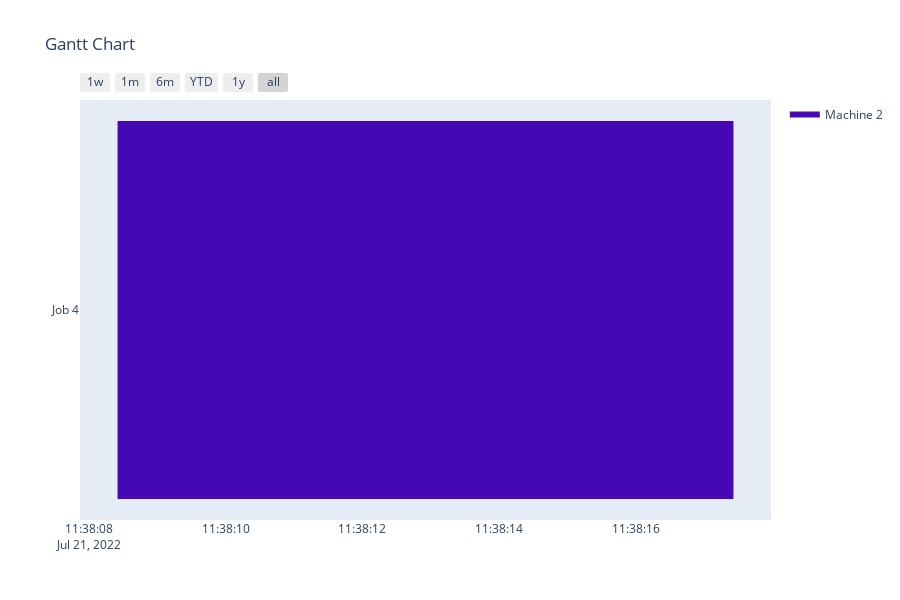

Source (notebook cell):
### Code cell
import numpy as np
legal_action=state['action_mask']
action=np.random.choice(len(legal_action), 1, p=(legal_action / legal_action.sum()))[0]
new_state, reward, done, info=env.step(action)
env.render()

### Figure 1 — Plotly figure (JSON) as saved in the notebook; plotly's stock layout.template omitted (floating-point values rounded to 4 significant figures)
{"data": [{"fill": "toself", "fillcolor": "rgb(70, 8, 181)", "hoverinfo": "name", "legendgroup": "rgb(70, 8, 181)", "mode": "none", "name": "Machine 2", "showlegend": true, "type": "scatter", "x": ["2022-07-21T11:38:08.421974", "2022-07-21T11:38:17.421974", "2022-07-21T11:38:17.421974", "2022-07-21T11:38:08.421974"], "y": [-0.2, -0.2, 0.2, 0.2]}, {"legendgroup": "rgb(70, 8, 181)", "marker": {"color": "rgb(70, 8, 181)", "opacity": 0, "size": 1}, "mode": "markers", "name": "", "showlegend": false, "text": [null, null], "type": "scatter", "x": ["2022-07-21T11:38:08.421974", "2022-07-21T11:38:17.421974"], "y": [0, 0]}], "layout": {"height": 600, "hovermode": "closest", "showlegend": true, "title": {"text": "Gantt Chart"}, "xaxis": {"rangeselector": {"buttons": [{"count": 7, "label": "1w", "step": "day", "stepmode": "backward"}, {"count": 1, "label": "1m", "step": "month", "stepmode": "backward"}, {"count": 6, "label": "6m", "step": "month", "stepmode": "backward"}, {"count": 1, "label": "YTD", "step": "year", "stepmode": "todate"}, {"count": 1, "label": "1y", "step": "year", "stepmode": "backward"}, {"step": "all"}]}, "showgrid": false, "type": "date", "zeroline": false}, "yaxis": {"autorange": "reversed", "range": [-1, 2], "showgrid": false, "ticktext": ["Job 4"], "tickvals": [0], "zeroline": false}}}
